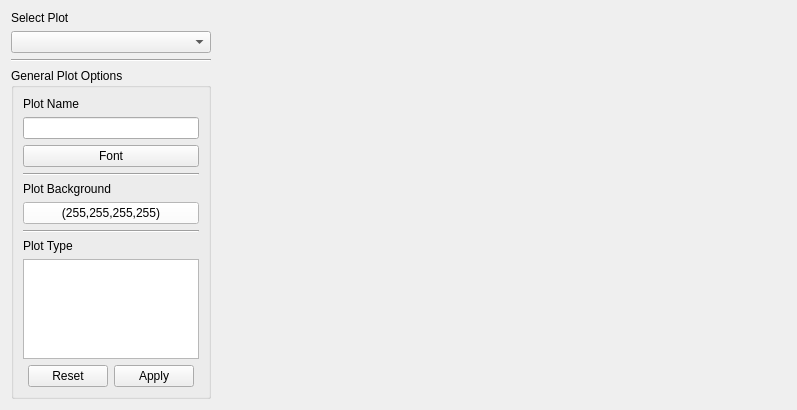
<?xml version="1.0" encoding="UTF-8"?>
<ui version="4.0">
 <class>PlotOptionsWidget</class>
 <widget class="QPlotOptionsWidget" name="PlotOptionsWidget">
  <property name="geometry">
   <rect>
    <x>0</x>
    <y>0</y>
    <width>797</width>
    <height>410</height>
   </rect>
  </property>
  <property name="windowTitle">
   <string>Form</string>
  </property>
  <layout class="QHBoxLayout" name="horizontalLayout" stretch="1,3">
   <item>
    <layout class="QVBoxLayout" name="verticalLayout">
     <item>
      <widget class="QLabel" name="label_29">
       <property name="sizePolicy">
        <sizepolicy hsizetype="Minimum" vsizetype="Fixed">
         <horstretch>0</horstretch>
         <verstretch>0</verstretch>
        </sizepolicy>
       </property>
       <property name="text">
        <string>Select Plot</string>
       </property>
      </widget>
     </item>
     <item>
      <widget class="QComboBox" name="plotSelector">
       <property name="sizePolicy">
        <sizepolicy hsizetype="Minimum" vsizetype="Fixed">
         <horstretch>0</horstretch>
         <verstretch>0</verstretch>
        </sizepolicy>
       </property>
       <property name="sizeAdjustPolicy">
        <enum>QComboBox::AdjustToContents</enum>
       </property>
       <property name="minimumContentsLength">
        <number>20</number>
       </property>
      </widget>
     </item>
     <item>
      <widget class="Line" name="line">
       <property name="orientation">
        <enum>Qt::Horizontal</enum>
       </property>
      </widget>
     </item>
     <item>
      <widget class="QGroupBox" name="groupBox">
       <property name="sizePolicy">
        <sizepolicy hsizetype="Minimum" vsizetype="Preferred">
         <horstretch>0</horstretch>
         <verstretch>0</verstretch>
        </sizepolicy>
       </property>
       <property name="minimumSize">
        <size>
         <width>200</width>
         <height>0</height>
        </size>
       </property>
       <property name="title">
        <string>General Plot Options</string>
       </property>
       <layout class="QVBoxLayout" name="verticalLayout_3">
        <item>
         <widget class="QLabel" name="label_3">
          <property name="sizePolicy">
           <sizepolicy hsizetype="Preferred" vsizetype="Fixed">
            <horstretch>0</horstretch>
            <verstretch>0</verstretch>
           </sizepolicy>
          </property>
          <property name="text">
           <string>Plot Name</string>
          </property>
         </widget>
        </item>
        <item>
         <widget class="QLineEdit" name="name">
          <property name="sizePolicy">
           <sizepolicy hsizetype="Preferred" vsizetype="Fixed">
            <horstretch>0</horstretch>
            <verstretch>0</verstretch>
           </sizepolicy>
          </property>
          <property name="minimumSize">
           <size>
            <width>150</width>
            <height>0</height>
           </size>
          </property>
          <property name="maximumSize">
           <size>
            <width>300</width>
            <height>16777215</height>
           </size>
          </property>
         </widget>
        </item>
        <item>
         <widget class="QTextOptionsButton" name="nameFont">
          <property name="sizePolicy">
           <sizepolicy hsizetype="Minimum" vsizetype="Fixed">
            <horstretch>0</horstretch>
            <verstretch>0</verstretch>
           </sizepolicy>
          </property>
          <property name="minimumSize">
           <size>
            <width>75</width>
            <height>0</height>
           </size>
          </property>
          <property name="maximumSize">
           <size>
            <width>16777215</width>
            <height>16777215</height>
           </size>
          </property>
          <property name="text">
           <string>Font</string>
          </property>
         </widget>
        </item>
        <item>
         <widget class="Line" name="line_5">
          <property name="orientation">
           <enum>Qt::Horizontal</enum>
          </property>
         </widget>
        </item>
        <item>
         <widget class="QLabel" name="label_8">
          <property name="sizePolicy">
           <sizepolicy hsizetype="Preferred" vsizetype="Fixed">
            <horstretch>0</horstretch>
            <verstretch>0</verstretch>
           </sizepolicy>
          </property>
          <property name="text">
           <string>Plot Background</string>
          </property>
         </widget>
        </item>
        <item>
         <widget class="QColorButton" name="backgroundColor">
          <property name="minimumSize">
           <size>
            <width>150</width>
            <height>0</height>
           </size>
          </property>
          <property name="styleSheet">
           <string notr="true">color: rgb(0, 0, 0);
background-color: rgb(255, 255, 255);</string>
          </property>
          <property name="text">
           <string>(255,255,255,255)</string>
          </property>
         </widget>
        </item>
        <item>
         <widget class="Line" name="line_6">
          <property name="orientation">
           <enum>Qt::Horizontal</enum>
          </property>
         </widget>
        </item>
        <item>
         <widget class="QLabel" name="label">
          <property name="sizePolicy">
           <sizepolicy hsizetype="Minimum" vsizetype="Fixed">
            <horstretch>0</horstretch>
            <verstretch>0</verstretch>
           </sizepolicy>
          </property>
          <property name="text">
           <string>Plot Type</string>
          </property>
         </widget>
        </item>
        <item>
         <widget class="QListWidget" name="plotType">
          <property name="sizePolicy">
           <sizepolicy hsizetype="Minimum" vsizetype="Preferred">
            <horstretch>0</horstretch>
            <verstretch>0</verstretch>
           </sizepolicy>
          </property>
          <property name="minimumSize">
           <size>
            <width>100</width>
            <height>0</height>
           </size>
          </property>
         </widget>
        </item>
        <item>
         <widget class="QDialogButtonBox" name="buttons">
          <property name="standardButtons">
           <set>QDialogButtonBox::Apply|QDialogButtonBox::Reset</set>
          </property>
          <property name="centerButtons">
           <bool>true</bool>
          </property>
         </widget>
        </item>
       </layout>
      </widget>
     </item>
    </layout>
   </item>
   <item>
    <widget class="QStackedWidget" name="plotTypeStack">
     <property name="sizePolicy">
      <sizepolicy hsizetype="Expanding" vsizetype="Preferred">
       <horstretch>0</horstretch>
       <verstretch>0</verstretch>
      </sizepolicy>
     </property>
     <property name="frameShape">
      <enum>QFrame::NoFrame</enum>
     </property>
     <property name="currentIndex">
      <number>-1</number>
     </property>
    </widget>
   </item>
  </layout>
 </widget>
 <customwidgets>
  <customwidget>
   <class>QTextOptionsButton</class>
   <extends>QPushButton</extends>
   <header>gui/QTextOptionsButton</header>
   <slots>
    <slot>showTextOptionsDialog()</slot>
   </slots>
  </customwidget>
  <customwidget>
   <class>QColorButton</class>
   <extends>QPushButton</extends>
   <header>gui/QColorButton</header>
   <slots>
    <slot>createColorDialog()</slot>
   </slots>
  </customwidget>
  <customwidget>
   <class>QPlotOptionsWidget</class>
   <extends>QWidget</extends>
   <header>gui/QPlotOptionsWidget</header>
   <container>1</container>
  </customwidget>
 </customwidgets>
 <resources/>
 <connections>
  <connection>
   <sender>plotSelector</sender>
   <signal>currentIndexChanged(int)</signal>
   <receiver>PlotOptionsWidget</receiver>
   <slot>changeCurrentPlot(int)</slot>
   <hints>
    <hint type="sourcelabel">
     <x>133</x>
     <y>35</y>
    </hint>
    <hint type="destinationlabel">
     <x>175</x>
     <y>3</y>
    </hint>
   </hints>
  </connection>
  <connection>
   <sender>buttons</sender>
   <signal>clicked(QAbstractButton*)</signal>
   <receiver>PlotOptionsWidget</receiver>
   <slot>buttonClickHandler(QAbstractButton*)</slot>
   <hints>
    <hint type="sourcelabel">
     <x>145</x>
     <y>474</y>
    </hint>
    <hint type="destinationlabel">
     <x>171</x>
     <y>502</y>
    </hint>
   </hints>
  </connection>
  <connection>
   <sender>nameFont</sender>
   <signal>clicked()</signal>
   <receiver>nameFont</receiver>
   <slot>showTextOptionsDialog()</slot>
   <hints>
    <hint type="sourcelabel">
     <x>71</x>
     <y>143</y>
    </hint>
    <hint type="destinationlabel">
     <x>87</x>
     <y>142</y>
    </hint>
   </hints>
  </connection>
  <connection>
   <sender>backgroundColor</sender>
   <signal>clicked()</signal>
   <receiver>backgroundColor</receiver>
   <slot>createColorDialog()</slot>
   <hints>
    <hint type="sourcelabel">
     <x>155</x>
     <y>210</y>
    </hint>
    <hint type="destinationlabel">
     <x>176</x>
     <y>210</y>
    </hint>
   </hints>
  </connection>
 </connections>
 <slots>
  <slot>changeCurrentPlot(int)</slot>
  <slot>buttonClickHandler(QAbstractButton*)</slot>
 </slots>
</ui>
